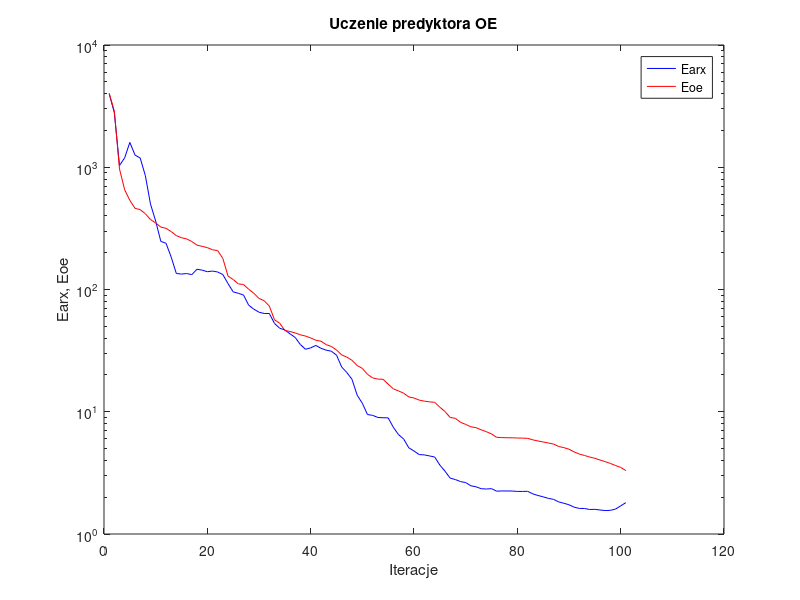
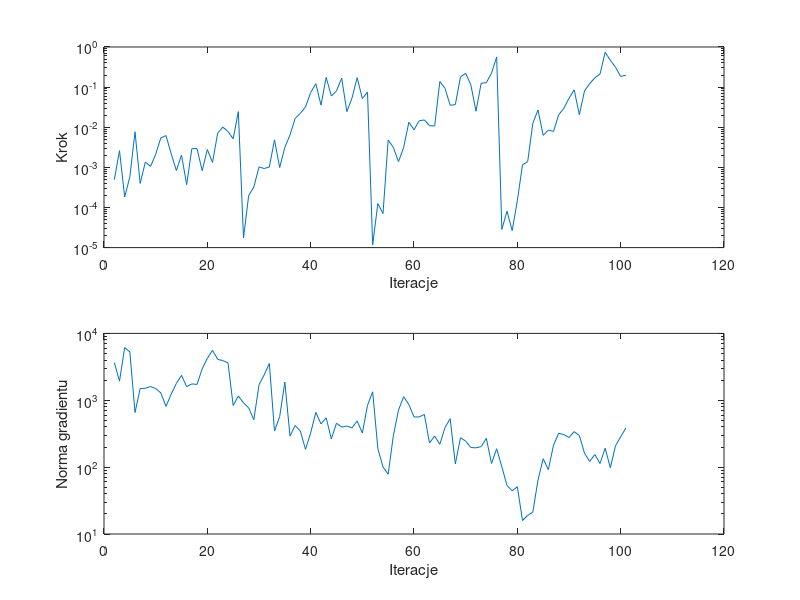

Source code (MATLAB) for these figures, in order:
%uczenie predyktora oe
clear all;
n=0; farx(n+1)=3.991766e+003; foe(n+1)=4.031263e+003; wspucz(n+1)=0.000000e+000; ng(n+1)=0.000000e+000;
%odnowa zmiennej metryki
n=1; farx(n+1)=2.789593e+003; foe(n+1)=2.880855e+003; krok(n+1)=4.912716e-004; ng(n+1)=3.655900e+003;
n=2; farx(n+1)=1.033500e+003; foe(n+1)=9.684095e+002; krok(n+1)=2.607264e-003; ng(n+1)=1.932193e+003;
n=3; farx(n+1)=1.194367e+003; foe(n+1)=6.542011e+002; krok(n+1)=1.827741e-004; ng(n+1)=6.131120e+003;
n=4; farx(n+1)=1.596701e+003; foe(n+1)=5.362374e+002; krok(n+1)=5.762304e-004; ng(n+1)=5.286360e+003;
n=5; farx(n+1)=1.258832e+003; foe(n+1)=4.611739e+002; krok(n+1)=7.692316e-003; ng(n+1)=6.550558e+002;
n=6; farx(n+1)=1.190811e+003; foe(n+1)=4.504905e+002; krok(n+1)=3.984182e-004; ng(n+1)=1.496843e+003;
n=7; farx(n+1)=8.555287e+002; foe(n+1)=4.166168e+002; krok(n+1)=1.350546e-003; ng(n+1)=1.511089e+003;
n=8; farx(n+1)=4.995813e+002; foe(n+1)=3.733056e+002; krok(n+1)=1.058508e-003; ng(n+1)=1.606675e+003;
n=9; farx(n+1)=3.626628e+002; foe(n+1)=3.503563e+002; krok(n+1)=2.105249e-003; ng(n+1)=1.494959e+003;
n=10; farx(n+1)=2.475374e+002; foe(n+1)=3.241166e+002; krok(n+1)=5.433546e-003; ng(n+1)=1.288436e+003;
n=11; farx(n+1)=2.389912e+002; foe(n+1)=3.165614e+002; krok(n+1)=6.192369e-003; ng(n+1)=8.112937e+002;
n=12; farx(n+1)=1.843930e+002; foe(n+1)=2.977778e+002; krok(n+1)=2.186130e-003; ng(n+1)=1.232993e+003;
n=13; farx(n+1)=1.351821e+002; foe(n+1)=2.761315e+002; krok(n+1)=8.336543e-004; ng(n+1)=1.782713e+003;
n=14; farx(n+1)=1.337590e+002; foe(n+1)=2.650424e+002; krok(n+1)=2.013864e-003; ng(n+1)=2.354394e+003;
n=15; farx(n+1)=1.350576e+002; foe(n+1)=2.592652e+002; krok(n+1)=3.716215e-004; ng(n+1)=1.602417e+003;
n=16; farx(n+1)=1.323864e+002; foe(n+1)=2.467519e+002; krok(n+1)=2.926699e-003; ng(n+1)=1.757773e+003;
n=17; farx(n+1)=1.465436e+002; foe(n+1)=2.306757e+002; krok(n+1)=2.939560e-003; ng(n+1)=1.725200e+003;
n=18; farx(n+1)=1.439640e+002; foe(n+1)=2.253597e+002; krok(n+1)=8.258271e-004; ng(n+1)=2.938326e+003;
n=19; farx(n+1)=1.398120e+002; foe(n+1)=2.200596e+002; krok(n+1)=2.778799e-003; ng(n+1)=4.241277e+003;
n=20; farx(n+1)=1.415224e+002; foe(n+1)=2.113586e+002; krok(n+1)=1.329544e-003; ng(n+1)=5.580913e+003;
n=21; farx(n+1)=1.390630e+002; foe(n+1)=2.080126e+002; krok(n+1)=7.088910e-003; ng(n+1)=4.095728e+003;
n=22; farx(n+1)=1.325126e+002; foe(n+1)=1.798289e+002; krok(n+1)=1.005588e-002; ng(n+1)=3.908408e+003;
n=23; farx(n+1)=1.118270e+002; foe(n+1)=1.287858e+002; krok(n+1)=7.809264e-003; ng(n+1)=3.626936e+003;
n=24; farx(n+1)=9.569197e+001; foe(n+1)=1.207222e+002; krok(n+1)=5.137451e-003; ng(n+1)=8.339636e+002;
n=25; farx(n+1)=9.311132e+001; foe(n+1)=1.111915e+002; krok(n+1)=2.452306e-002; ng(n+1)=1.160804e+003;
%odnowa zmiennej metryki
n=26; farx(n+1)=9.014324e+001; foe(n+1)=1.098332e+002; krok(n+1)=1.736589e-005; ng(n+1)=9.135802e+002;
n=27; farx(n+1)=7.445261e+001; foe(n+1)=1.005433e+002; krok(n+1)=1.985317e-004; ng(n+1)=7.695001e+002;
n=28; farx(n+1)=6.903463e+001; foe(n+1)=9.315691e+001; krok(n+1)=3.241749e-004; ng(n+1)=5.112237e+002;
n=29; farx(n+1)=6.521132e+001; foe(n+1)=8.458421e+001; krok(n+1)=1.026670e-003; ng(n+1)=1.704589e+003;
n=30; farx(n+1)=6.365800e+001; foe(n+1)=8.096104e+001; krok(n+1)=9.349870e-004; ng(n+1)=2.394152e+003;
n=31; farx(n+1)=6.363981e+001; foe(n+1)=7.315866e+001; krok(n+1)=1.020148e-003; ng(n+1)=3.539457e+003;
n=32; farx(n+1)=5.278888e+001; foe(n+1)=5.650300e+001; krok(n+1)=4.853566e-003; ng(n+1)=3.470041e+002;
n=33; farx(n+1)=4.820416e+001; foe(n+1)=5.304362e+001; krok(n+1)=9.914730e-004; ng(n+1)=5.683419e+002;
n=34; farx(n+1)=4.669014e+001; foe(n+1)=4.623067e+001; krok(n+1)=3.137471e-003; ng(n+1)=1.868497e+003;
n=35; farx(n+1)=4.337265e+001; foe(n+1)=4.534420e+001; krok(n+1)=6.425309e-003; ng(n+1)=2.911692e+002;
n=36; farx(n+1)=4.054405e+001; foe(n+1)=4.411079e+001; krok(n+1)=1.661484e-002; ng(n+1)=4.198618e+002;
n=37; farx(n+1)=3.548773e+001; foe(n+1)=4.262249e+001; krok(n+1)=2.223039e-002; ng(n+1)=3.449250e+002;
n=38; farx(n+1)=3.245916e+001; foe(n+1)=4.160939e+001; krok(n+1)=3.196395e-002; ng(n+1)=1.842000e+002;
n=39; farx(n+1)=3.330296e+001; foe(n+1)=4.014643e+001; krok(n+1)=7.326360e-002; ng(n+1)=3.254634e+002;
n=40; farx(n+1)=3.487516e+001; foe(n+1)=3.843838e+001; krok(n+1)=1.214811e-001; ng(n+1)=6.605781e+002;
n=41; farx(n+1)=3.302655e+001; foe(n+1)=3.777467e+001; krok(n+1)=3.552033e-002; ng(n+1)=4.426320e+002;
n=42; farx(n+1)=3.190850e+001; foe(n+1)=3.540906e+001; krok(n+1)=1.752988e-001; ng(n+1)=5.466094e+002;
n=43; farx(n+1)=3.127387e+001; foe(n+1)=3.421051e+001; krok(n+1)=5.985461e-002; ng(n+1)=2.641079e+002;
n=44; farx(n+1)=2.905854e+001; foe(n+1)=3.200492e+001; krok(n+1)=8.046609e-002; ng(n+1)=4.549195e+002;
n=45; farx(n+1)=2.325254e+001; foe(n+1)=2.919788e+001; krok(n+1)=1.677703e-001; ng(n+1)=3.963678e+002;
n=46; farx(n+1)=2.092792e+001; foe(n+1)=2.796813e+001; krok(n+1)=2.452306e-002; ng(n+1)=4.116143e+002;
n=47; farx(n+1)=1.841442e+001; foe(n+1)=2.635002e+001; krok(n+1)=5.335388e-002; ng(n+1)=3.864127e+002;
n=48; farx(n+1)=1.366292e+001; foe(n+1)=2.389008e+001; krok(n+1)=1.717868e-001; ng(n+1)=4.903221e+002;
n=49; farx(n+1)=1.173632e+001; foe(n+1)=2.261498e+001; krok(n+1)=5.197516e-002; ng(n+1)=3.239501e+002;
n=50; farx(n+1)=9.481936e+000; foe(n+1)=2.022894e+001; krok(n+1)=7.502825e-002; ng(n+1)=8.397528e+002;
%odnowa zmiennej metryki
n=51; farx(n+1)=9.346397e+000; foe(n+1)=1.892008e+001; krok(n+1)=1.176389e-005; ng(n+1)=1.337188e+003;
n=52; farx(n+1)=8.979990e+000; foe(n+1)=1.849576e+001; krok(n+1)=1.250530e-004; ng(n+1)=1.902724e+002;
n=53; farx(n+1)=8.930869e+000; foe(n+1)=1.843574e+001; krok(n+1)=7.039348e-005; ng(n+1)=1.006166e+002;
n=54; farx(n+1)=8.915281e+000; foe(n+1)=1.681237e+001; krok(n+1)=4.777659e-003; ng(n+1)=7.828723e+001;
n=55; farx(n+1)=7.461466e+000; foe(n+1)=1.539598e+001; krok(n+1)=3.146871e-003; ng(n+1)=2.952523e+002;
n=56; farx(n+1)=6.503346e+000; foe(n+1)=1.479985e+001; krok(n+1)=1.389400e-003; ng(n+1)=7.126955e+002;
n=57; farx(n+1)=5.983446e+000; foe(n+1)=1.418968e+001; krok(n+1)=3.146871e-003; ng(n+1)=1.130657e+003;
n=58; farx(n+1)=5.065866e+000; foe(n+1)=1.321324e+001; krok(n+1)=1.333847e-002; ng(n+1)=8.647753e+002;
n=59; farx(n+1)=4.775890e+000; foe(n+1)=1.295753e+001; krok(n+1)=8.631803e-003; ng(n+1)=5.624361e+002;
n=60; farx(n+1)=4.462905e+000; foe(n+1)=1.245401e+001; krok(n+1)=1.450364e-002; ng(n+1)=5.634013e+002;
n=61; farx(n+1)=4.437873e+000; foe(n+1)=1.221447e+001; krok(n+1)=1.517118e-002; ng(n+1)=6.136568e+002;
n=62; farx(n+1)=4.351252e+000; foe(n+1)=1.205132e+001; krok(n+1)=1.091588e-002; ng(n+1)=2.297843e+002;
n=63; farx(n+1)=4.265350e+000; foe(n+1)=1.194955e+001; krok(n+1)=1.073668e-002; ng(n+1)=2.923785e+002;
n=64; farx(n+1)=3.664093e+000; foe(n+1)=1.089234e+001; krok(n+1)=1.383675e-001; ng(n+1)=2.191447e+002;
n=65; farx(n+1)=3.264765e+000; foe(n+1)=1.003722e+001; krok(n+1)=9.327289e-002; ng(n+1)=3.921914e+002;
n=66; farx(n+1)=2.864818e+000; foe(n+1)=8.980123e+000; krok(n+1)=3.522595e-002; ng(n+1)=5.290127e+002;
n=67; farx(n+1)=2.788948e+000; foe(n+1)=8.838870e+000; krok(n+1)=3.658573e-002; ng(n+1)=1.116574e+002;
n=68; farx(n+1)=2.684279e+000; foe(n+1)=8.197436e+000; krok(n+1)=1.803622e-001; ng(n+1)=2.755796e+002;
n=69; farx(n+1)=2.635761e+000; foe(n+1)=7.879222e+000; krok(n+1)=2.205796e-001; ng(n+1)=2.449908e+002;
n=70; farx(n+1)=2.480411e+000; foe(n+1)=7.539475e+000; krok(n+1)=1.139041e-001; ng(n+1)=1.963299e+002;
n=71; farx(n+1)=2.433729e+000; foe(n+1)=7.409716e+000; krok(n+1)=2.508493e-002; ng(n+1)=1.942693e+002;
n=72; farx(n+1)=2.347369e+000; foe(n+1)=7.117231e+000; krok(n+1)=1.253365e-001; ng(n+1)=2.028916e+002;
n=73; farx(n+1)=2.332828e+000; foe(n+1)=6.871053e+000; krok(n+1)=1.288873e-001; ng(n+1)=2.695155e+002;
n=74; farx(n+1)=2.349629e+000; foe(n+1)=6.584315e+000; krok(n+1)=2.226006e-001; ng(n+1)=1.134035e+002;
n=75; farx(n+1)=2.240795e+000; foe(n+1)=6.176959e+000; krok(n+1)=5.636152e-001; ng(n+1)=1.880718e+002;
%odnowa zmiennej metryki
n=76; farx(n+1)=2.249596e+000; foe(n+1)=6.145724e+000; krok(n+1)=2.832743e-005; ng(n+1)=1.014777e+002;
n=77; farx(n+1)=2.248735e+000; foe(n+1)=6.129778e+000; krok(n+1)=8.083878e-005; ng(n+1)=5.323014e+001;
n=78; farx(n+1)=2.247505e+000; foe(n+1)=6.124205e+000; krok(n+1)=2.647223e-005; ng(n+1)=4.427177e+001;
n=79; farx(n+1)=2.229731e+000; foe(n+1)=6.098278e+000; krok(n+1)=1.482218e-004; ng(n+1)=5.086275e+001;
n=80; farx(n+1)=2.229439e+000; foe(n+1)=6.085120e+000; krok(n+1)=1.158294e-003; ng(n+1)=1.593070e+001;
n=81; farx(n+1)=2.234565e+000; foe(n+1)=6.062170e+000; krok(n+1)=1.387045e-003; ng(n+1)=1.899192e+001;
n=82; farx(n+1)=2.128647e+000; foe(n+1)=5.888442e+000; krok(n+1)=1.251065e-002; ng(n+1)=2.126218e+001;
n=83; farx(n+1)=2.065316e+000; foe(n+1)=5.767714e+000; krok(n+1)=2.691279e-002; ng(n+1)=6.430589e+001;
n=84; farx(n+1)=2.014128e+000; foe(n+1)=5.660822e+000; krok(n+1)=6.256921e-003; ng(n+1)=1.336864e+002;
n=85; farx(n+1)=1.956586e+000; foe(n+1)=5.552562e+000; krok(n+1)=8.471180e-003; ng(n+1)=9.159674e+001;
n=86; farx(n+1)=1.920265e+000; foe(n+1)=5.444433e+000; krok(n+1)=7.883344e-003; ng(n+1)=2.129623e+002;
n=87; farx(n+1)=1.830929e+000; foe(n+1)=5.196721e+000; krok(n+1)=2.038894e-002; ng(n+1)=3.212863e+002;
n=88; farx(n+1)=1.784246e+000; foe(n+1)=5.087784e+000; krok(n+1)=2.967304e-002; ng(n+1)=3.063520e+002;
n=89; farx(n+1)=1.734217e+000; foe(n+1)=4.939291e+000; krok(n+1)=5.261210e-002; ng(n+1)=2.770081e+002;
n=90; farx(n+1)=1.657779e+000; foe(n+1)=4.692903e+000; krok(n+1)=8.569436e-002; ng(n+1)=3.394778e+002;
n=91; farx(n+1)=1.618725e+000; foe(n+1)=4.506613e+000; krok(n+1)=2.055621e-002; ng(n+1)=2.975423e+002;
n=92; farx(n+1)=1.617617e+000; foe(n+1)=4.388867e+000; krok(n+1)=8.000730e-002; ng(n+1)=1.615397e+002;
n=93; farx(n+1)=1.586603e+000; foe(n+1)=4.262250e+000; krok(n+1)=1.221144e-001; ng(n+1)=1.215884e+002;
n=94; farx(n+1)=1.591591e+000; foe(n+1)=4.163457e+000; krok(n+1)=1.702433e-001; ng(n+1)=1.545756e+002;
n=95; farx(n+1)=1.571559e+000; foe(n+1)=4.029344e+000; krok(n+1)=2.114442e-001; ng(n+1)=1.133407e+002;
n=96; farx(n+1)=1.555256e+000; foe(n+1)=3.907465e+000; krok(n+1)=7.382907e-001; ng(n+1)=1.917727e+002;
n=97; farx(n+1)=1.561081e+000; foe(n+1)=3.777319e+000; krok(n+1)=4.686024e-001; ng(n+1)=9.785607e+001;
n=98; farx(n+1)=1.598544e+000; foe(n+1)=3.633950e+000; krok(n+1)=3.118032e-001; ng(n+1)=2.085303e+002;
n=99; farx(n+1)=1.698166e+000; foe(n+1)=3.505999e+000; krok(n+1)=1.845727e-001; ng(n+1)=2.842936e+002;
n=100; farx(n+1)=1.805367e+000; foe(n+1)=3.303897e+000; krok(n+1)=1.981883e-001; ng(n+1)=3.841813e+002;

figure; semilogy(farx,'b'); hold on; semilogy(foe,'r'); xlabel('Iteracje'); ylabel('Earx, Eoe'); legend('Earx','Eoe'); title('Uczenie predyktora OE');
figure; subplot(2,1,1); semilogy(krok); xlabel('Iteracje'); ylabel('Krok');
subplot(2,1,2); semilogy(ng); xlabel('Iteracje'); ylabel('Norma gradientu');
Earx=farx(n+1)
Eoe=foe(n+1)
